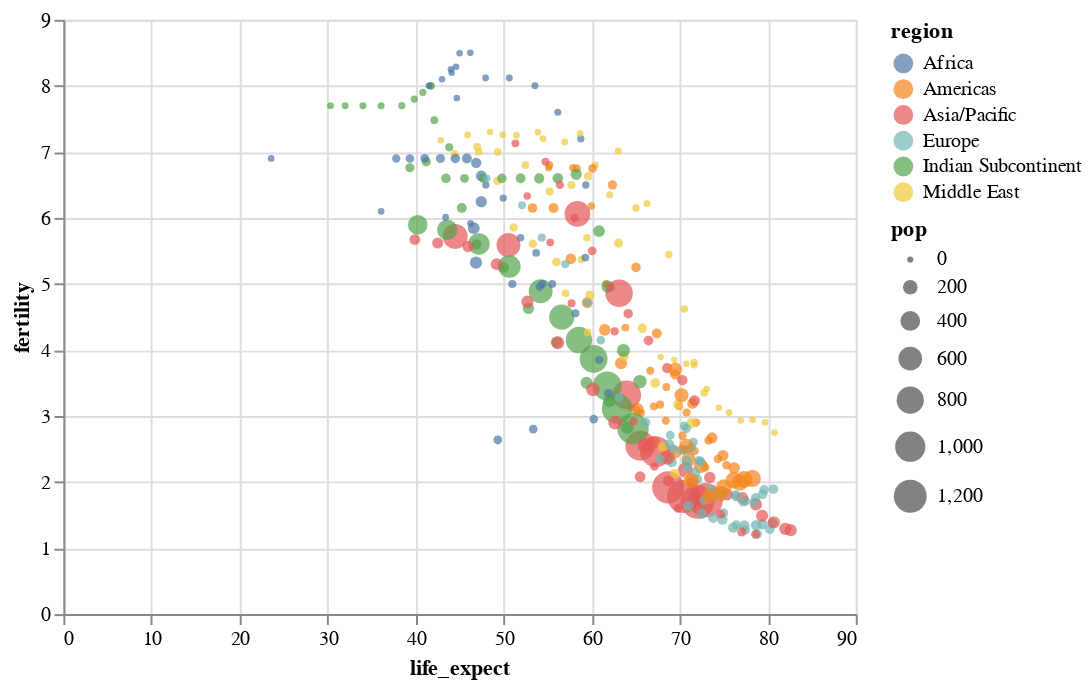

Here is the notebook cell this chart was saved with:
### Code cell
# this shows how to tweak properties of encodings

chart = alt.Chart(
    df
).mark_circle(
).encode(
    x='life_expect',
    y='fertility',
    color='region:N',
    size=alt.Size('pop', scale=alt.Scale(range=[10, 300]))   # change point scale to better show very small countries
)

chart.display()

### Figure 1 — Vega-Lite specification as saved in the notebook (floating-point values rounded to 4 significant figures; data arrays with more than 128 entries replaced by an {"elided": "..."} marker saying what was removed)
{"$schema": "https://vega.github.io/schema/vega-lite/v3.4.0.json", "config": {"mark": {"tooltip": null}, "view": {"height": 300, "width": 400}}, "data": {"name": "data-eb55b3c04935b1d5bce4fa9a8c24136b"}, "datasets": {"data-eb55b3c04935b1d5bce4fa9a8c24136b": {"elided": "308 records"}}, "encoding": {"color": {"field": "region", "type": "nominal"}, "size": {"field": "pop", "scale": {"range": [10, 300]}, "type": "quantitative"}, "x": {"field": "life_expect", "type": "quantitative"}, "y": {"field": "fertility", "type": "quantitative"}}, "mark": "circle"}
